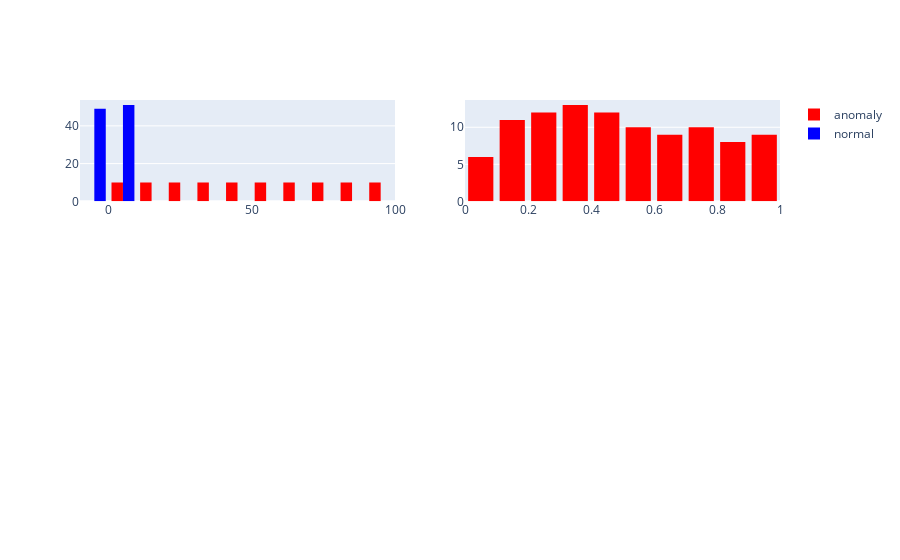

The notebook cell this image was saved under:
### Markdown cell above
#### subplots

### Code cell
import numpy as np

N = 100
x = np.arange(N)
y = np.sin(x)
yc = np.random.uniform(0,1,size=y.shape[0])

import plotly
import plotly.graph_objects as go

def hist(x, color, name, showlegend=False):
    return go.Histogram(x=x, marker=dict(color=color), name=name, showlegend=showlegend)

c1 = 'red'
c2 = 'blue'


subplot = plotly.subplots.make_subplots(rows=3, cols=2)
trace1 = subplot.add_trace(hist(x, c1, 'anomaly', showlegend=True), row=1, col=1)
trace2 = subplot.add_trace(hist(y, c2, 'normal', showlegend=True), row=1, col=1)
trace3 = subplot.add_trace(hist(yc, c1, 'anomaly'), row=1, col=2)

subplot

### Figure 1 — Plotly figure (JSON) as saved in the notebook; plotly's stock layout.template omitted (floating-point values rounded to 4 significant figures)
{"data": [{"marker": {"color": "red"}, "name": "anomaly", "showlegend": true, "type": "histogram", "x": [0, 1, 2, 3, 4, 5, 6, 7, 8, 9, 10, 11, 12, 13, 14, 15, 16, 17, 18, 19, 20, 21, 22, 23, 24, 25, 26, 27, 28, 29, 30, 31, 32, 33, 34, 35, 36, 37, 38, 39, 40, 41, 42, 43, 44, 45, 46, 47, 48, 49, 50, 51, 52, 53, 54, 55, 56, 57, 58, 59, 60, 61, 62, 63, 64, 65, 66, 67, 68, 69, 70, 71, 72, 73, 74, 75, 76, 77, 78, 79, 80, 81, 82, 83, 84, 85, 86, 87, 88, 89, 90, 91, 92, 93, 94, 95, 96, 97, 98, 99], "xaxis": "x", "yaxis": "y"}, {"marker": {"color": "blue"}, "name": "normal", "showlegend": true, "type": "histogram", "x": [0, 0.8415, 0.9093, 0.1411, -0.7568, -0.9589, -0.2794, 0.657, 0.9894, 0.4121, -0.544, -1.0, -0.5366, 0.4202, 0.9906, 0.6503, -0.2879, -0.9614, -0.751, 0.1499, 0.9129, 0.8367, -0.008851, -0.8462, -0.9056, -0.1324, 0.7626, 0.9564, 0.2709, -0.6636, -0.988, -0.404, 0.5514, 0.9999, 0.5291, -0.4282, -0.9918, -0.6435, 0.2964, 0.9638, 0.7451, -0.1586, -0.9165, -0.8318, 0.0177, 0.8509, 0.9018, 0.1236, -0.7683, -0.9538, -0.2624, 0.6702, 0.9866, 0.3959, -0.5588, -0.9998, -0.5216, 0.4362, 0.9929, 0.6367, -0.3048, -0.9661, -0.7392, 0.1674, 0.92, 0.8268, -0.02655, -0.8555, -0.8979, -0.1148, 0.7739, 0.9511, 0.2538, -0.6768, -0.9851, -0.3878, 0.5661, 0.9995, 0.514, -0.4441, -0.9939, -0.6299, 0.3132, 0.9684, 0.7332, -0.1761, -0.9235, -0.8218, 0.0354, 0.8601, 0.894, 0.106, -0.7795, -0.9483, -0.2453, 0.6833, 0.9836, 0.3796, -0.5734, -0.9992], "xaxis": "x", "yaxis": "y"}, {"marker": {"color": "red"}, "name": "anomaly", "showlegend": false, "type": "histogram", "x": [0.8171, 0.4182, 0.6972, 0.4369, 0.9163, 0.4049, 0.2697, 0.3739, 0.4196, 0.04053, 0.4756, 0.2805, 0.2824, 0.6534, 0.2978, 0.9233, 0.9055, 0.5628, 0.5925, 0.9707, 0.6636, 0.6888, 0.7334, 0.5843, 0.7172, 0.4831, 0.1587, 0.7441, 0.7814, 0.8183, 0.4606, 0.728, 0.1787, 0.5886, 0.3438, 0.857, 0.177, 0.3447, 0.05826, 0.1948, 0.1999, 0.7317, 0.3713, 0.007941, 0.2811, 0.4686, 0.3601, 0.9321, 0.9078, 0.3507, 0.4245, 0.5001, 0.8985, 0.2242, 0.8367, 0.5676, 0.4051, 0.7268, 0.1015, 0.315, 0.5466, 0.7224, 0.6107, 0.3846, 0.3417, 0.9191, 0.9291, 0.6146, 0.2723, 0.7999, 0.6452, 0.2453, 0.1292, 0.07271, 0.05872, 0.3079, 0.6301, 0.1974, 0.8097, 0.6011, 0.5687, 0.131, 0.5064, 0.1216, 0.9211, 0.3233, 0.4987, 0.4985, 0.8214, 0.1144, 0.7932, 0.2979, 0.3845, 0.2317, 0.8372, 0.08151, 0.5724, 0.2516, 0.3422, 0.2858], "xaxis": "x2", "yaxis": "y2"}], "layout": {"xaxis": {"anchor": "y", "domain": [0, 0.45]}, "xaxis2": {"anchor": "y2", "domain": [0.55, 1]}, "xaxis3": {"anchor": "y3", "domain": [0, 0.45]}, "xaxis4": {"anchor": "y4", "domain": [0.55, 1]}, "xaxis5": {"anchor": "y5", "domain": [0, 0.45]}, "xaxis6": {"anchor": "y6", "domain": [0.55, 1]}, "yaxis": {"anchor": "x", "domain": [0.7333, 1]}, "yaxis2": {"anchor": "x2", "domain": [0.7333, 1]}, "yaxis3": {"anchor": "x3", "domain": [0.3667, 0.6333]}, "yaxis4": {"anchor": "x4", "domain": [0.3667, 0.6333]}, "yaxis5": {"anchor": "x5", "domain": [0, 0.2667]}, "yaxis6": {"anchor": "x6", "domain": [0, 0.2667]}}}
